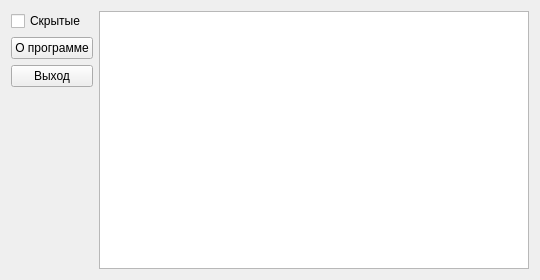
<?xml version="1.0" encoding="UTF-8"?>
<ui version="4.0">
 <class>MainWindow</class>
 <widget class="QMainWindow" name="MainWindow">
  <property name="geometry">
   <rect>
    <x>0</x>
    <y>0</y>
    <width>540</width>
    <height>280</height>
   </rect>
  </property>
  <property name="windowTitle">
   <string>lab04</string>
  </property>
  <property name="autoFillBackground">
   <bool>false</bool>
  </property>
  <widget class="QWidget" name="centralWidget">
   <layout class="QGridLayout" name="gridLayout">
    <item row="1" column="3" rowspan="5">
     <widget class="QTableView" name="tableView"/>
    </item>
    <item row="3" column="1" colspan="2">
     <widget class="QPushButton" name="btnexit">
      <property name="text">
       <string>Выход</string>
      </property>
     </widget>
    </item>
    <item row="2" column="1" colspan="2">
     <widget class="QPushButton" name="btnabout">
      <property name="text">
       <string>О программе</string>
      </property>
     </widget>
    </item>
    <item row="1" column="1">
     <widget class="QCheckBox" name="checkBox">
      <property name="autoFillBackground">
       <bool>false</bool>
      </property>
      <property name="text">
       <string>Скрытые</string>
      </property>
     </widget>
    </item>
   </layout>
  </widget>
 </widget>
 <layoutdefault spacing="6" margin="11"/>
 <resources/>
 <connections/>
</ui>
